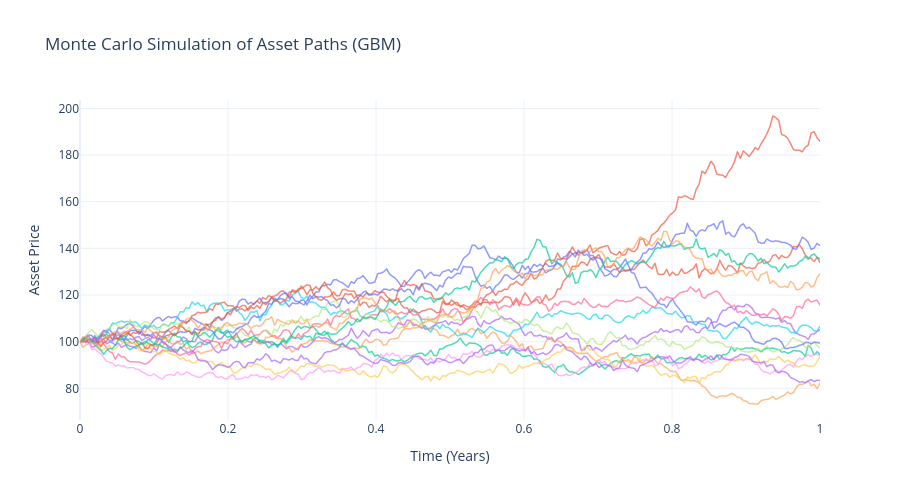

The code cell stored with this chart in its notebook:
### Markdown cell above
### Monte Carlo Simulation of stock prices using a log-normal random walk with constant drift and volatility

### Code cell
from src.models.option_pricing_math_engine import simulate_gbmm

# 1. Run the corrected simulation
t_steps, paths = simulate_gbm(S0_sim, mu_sim, sigma_sim, T_sim, dt_sim, num_paths)

# 2. Build the figure
fig = go.Figure()
x_flat = np.array(t_steps).flatten()

for i in range(num_paths):
    # Change Scattergl to Scatter if the red box persists in your environment
    fig.add_trace(go.Scattergl(  
        x=x_flat, 
        y=np.array(paths[i, :]).flatten(),
        mode='lines',
        line=dict(width=1.5),
        opacity=0.7,
        name=f'Path {i+1}',
        showlegend=False
    ))

fig.update_layout(
    title='Monte Carlo Simulation of Asset Paths (GBM)',
    xaxis_title='Time (Years)',
    yaxis_title='Asset Price',
    template='plotly_white',
    hovermode='closest', 
    width=900,
    height=500
)

fig.show()

### Figure 1 — Plotly figure (JSON) as saved in the notebook; plotly's stock layout.template omitted (floating-point values rounded to 4 significant figures; data arrays with more than 128 entries replaced by an {"elided": "..."} marker saying what was removed)
{"data": [{"line": {"width": 1.5}, "mode": "lines", "name": "Path 1", "opacity": 0.7, "showlegend": false, "type": "scattergl", "x": {"elided": "252 float values"}, "y": {"elided": "252 float values"}}, {"line": {"width": 1.5}, "mode": "lines", "name": "Path 2", "opacity": 0.7, "showlegend": false, "type": "scattergl", "x": {"elided": "252 float values"}, "y": {"elided": "252 float values"}}, {"line": {"width": 1.5}, "mode": "lines", "name": "Path 3", "opacity": 0.7, "showlegend": false, "type": "scattergl", "x": {"elided": "252 float values"}, "y": {"elided": "252 float values"}}, {"line": {"width": 1.5}, "mode": "lines", "name": "Path 4", "opacity": 0.7, "showlegend": false, "type": "scattergl", "x": {"elided": "252 float values"}, "y": {"elided": "252 float values"}}, {"line": {"width": 1.5}, "mode": "lines", "name": "Path 5", "opacity": 0.7, "showlegend": false, "type": "scattergl", "x": {"elided": "252 float values"}, "y": {"elided": "252 float values"}}, {"line": {"width": 1.5}, "mode": "lines", "name": "Path 6", "opacity": 0.7, "showlegend": false, "type": "scattergl", "x": {"elided": "252 float values"}, "y": {"elided": "252 float values"}}, {"line": {"width": 1.5}, "mode": "lines", "name": "Path 7", "opacity": 0.7, "showlegend": false, "type": "scattergl", "x": {"elided": "252 float values"}, "y": {"elided": "252 float values"}}, {"line": {"width": 1.5}, "mode": "lines", "name": "Path 8", "opacity": 0.7, "showlegend": false, "type": "scattergl", "x": {"elided": "252 float values"}, "y": {"elided": "252 float values"}}, {"line": {"width": 1.5}, "mode": "lines", "name": "Path 9", "opacity": 0.7, "showlegend": false, "type": "scattergl", "x": {"elided": "252 float values"}, "y": {"elided": "252 float values"}}, {"line": {"width": 1.5}, "mode": "lines", "name": "Path 10", "opacity": 0.7, "showlegend": false, "type": "scattergl", "x": {"elided": "252 float values"}, "y": {"elided": "252 float values"}}, {"line": {"width": 1.5}, "mode": "lines", "name": "Path 11", "opacity": 0.7, "showlegend": false, "type": "scattergl", "x": {"elided": "252 float values"}, "y": {"elided": "252 float values"}}, {"line": {"width": 1.5}, "mode": "lines", "name": "Path 12", "opacity": 0.7, "showlegend": false, "type": "scattergl", "x": {"elided": "252 float values"}, "y": {"elided": "252 float values"}}, {"line": {"width": 1.5}, "mode": "lines", "name": "Path 13", "opacity": 0.7, "showlegend": false, "type": "scattergl", "x": {"elided": "252 float values"}, "y": {"elided": "252 float values"}}, {"line": {"width": 1.5}, "mode": "lines", "name": "Path 14", "opacity": 0.7, "showlegend": false, "type": "scattergl", "x": {"elided": "252 float values"}, "y": {"elided": "252 float values"}}, {"line": {"width": 1.5}, "mode": "lines", "name": "Path 15", "opacity": 0.7, "showlegend": false, "type": "scattergl", "x": {"elided": "252 float values"}, "y": {"elided": "252 float values"}}], "layout": {"height": 500, "hovermode": "closest", "title": {"text": "Monte Carlo Simulation of Asset Paths (GBM)"}, "width": 900, "xaxis": {"title": {"text": "Time (Years)"}}, "yaxis": {"title": {"text": "Asset Price"}}}}
